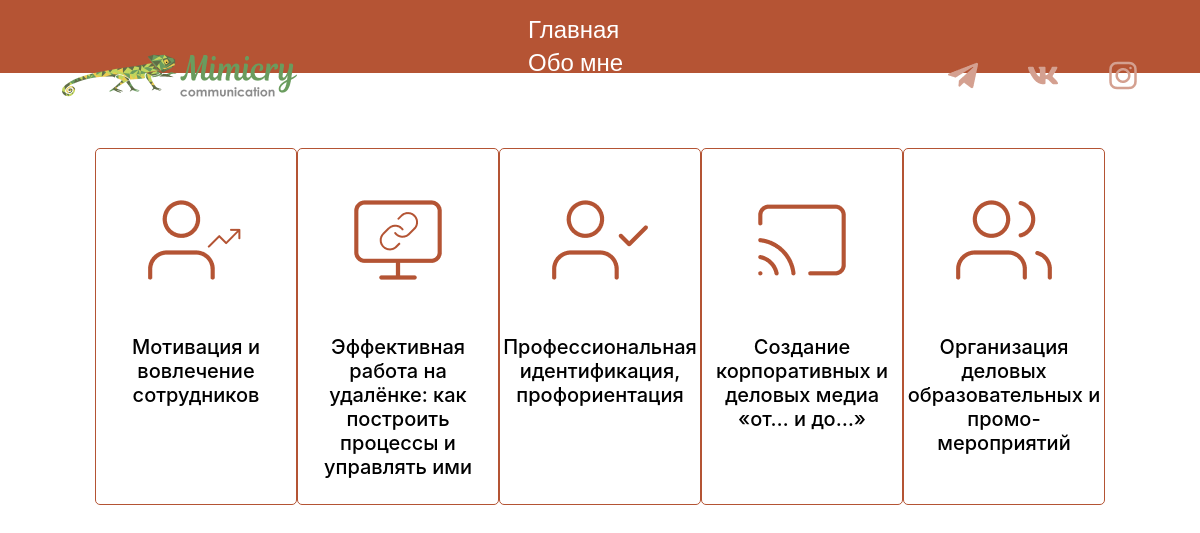
The app's page /treningi/ with its own data.
### fsite/models.py (models this page shows)
class Socials(models.Model):
    company = models.ForeignKey(Company, on_delete=models.CASCADE, blank='False')
    title = models.CharField(max_length=15, blank='False')
    icon = models.ImageField()
    url = models.URLField()

class Trenings(models.Model):
    company = models.ForeignKey(Company, on_delete=models.CASCADE, blank='False')
    title = models.CharField(max_length=10)
    img = models.ImageField(upload_to='images/')
    desc = models.TextField()

### fsite/views.py (the view)
# urls.py: path('treningi/', treningi, name='treningi'),
def treningi(request):
    socials = Socials.objects.all()
    pests = Trenings.objects.all()
    context = {
        'pests': pests,
        'socials': socials,
        'menu': menu,
        'title': 'Тренинги',
    }
    return render(request, 'fsite/treningi.html', context=context)

### fsite/templates/fsite/treningi.html
{% extends 'fsite/base.html' %}
{% load static %}
{% block content %}
<div class="treningi">
    <div class="container">
        <div class="tr-holder">
            <div class="tr">
                <div class="tr-image">
                    {% for pe in pests %}
                    <div class="ramka">
                        <div class="tr_icons">
                            <img class="tr_img" src="{{ pe.img.url }}">
                        </div>
                        <div class="tr-desc">
                            {{ pe.desc }}
                        </div>
                    </div>
                    {% endfor %}
                </div>
            </div>
        </div>
    </div>
</div>
{% endblock content %}

### fsite/templates/fsite/base.html (shortened to what this page needs)
{% load static %}
<!DOCTYPE html>
<html lang="en">
<head>
    <link href="{% static 'fsite/css/styles.css' %}" rel="stylesheet" />
</head>
<body>
{% block mainmenu %}
<div class="header">
    <div class="container">
        <div class="header-line">
            <div class="header-logo">
                <a href="{% url '' %}"><img src="{% static 'fsite/images/logo.png' %}" alt=""></a>
            </div>
            <div class="nav">
                {% for m in menu %}
                    <a class="nav-item"  href='{% url m.url_name %}'>{{ m.title }}</a>
                {% endfor %}
            </div>
            <div class="soc">
                {% for s in socials %}
                    <div class="socials">
                        <a href="{{ s.url }}"><img src="{{ s.icon.url }}"></a>
                    </div>
                {% endfor %}
            </div>
        </div>
    </div>
</div>
{% endblock mainmenu %}
{% block content %}{% endblock content %}
</body>
</html>

### fsite/static/fsite/css/styles.css (style rules this page uses)
body { margin: 0; font-family: 'Open Sans', sans-serif; }
.container { margin: 0px 50px; }
.header-logo { margin-right: 200px; }
.header { background-image: url('../images/bg_header.jpg'); background-size: cover; height: 73px; }
.header-line { padding: 12px; display: flex; align-items: center; }
.nav-item { color: white; text-decoration: none; font-weight: 300; font-size: 24px; margin-left: 31px; transition: color 0.3s linear; }
.socials { margin-left: 50px; }
.soc { display: flex; margin-left: 200px; }
.tr-desc { color: var(--old-contrast-pair, #000); color: var(--old-contrast-pair, #000); text-align: center; font-family: Inter; font-size: 20px; font-style: normal; font-weight: 500; line-height: normal; padding-bottom: 25px; width: 200px; }
.tr-image { display: flex; justify-content: center; margin: 0px 50px; padding-top: 75px; padding-bottom: 75px; }
.tr { display: flex; justify-content: center; }
.ramka { border: 1px solid #B45434; border-radius: 5px; }
.tr_icons { margin: 40px; padding-top: 1px; text-align: center; }
.tr-holder { margin: 0px 0px; padding: 0px; }

### records on screen
Socials: icon (picture)
Socials: icon (picture)
Socials: icon (picture)
Trenings: img (picture), desc "Мотивация и вовлечение сотрудников"
Trenings: img (picture), desc "Эффективная работа на удалёнке: как построить процессы и управлять ими"
Trenings: img (picture), desc "Профессиональная идентификация, профориентация"
Trenings: img (picture), desc "Создание корпоративных и деловых медиа «от… и до…»"
Trenings: img (picture), desc "Организация деловых образовательных и промо-мероприятий"

### other values on screen
{{ m.title }} "Главная" "Обо мне"
